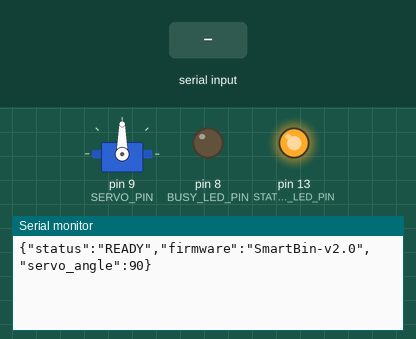
Recording of a sketch running on a simulated Arduino Uno, built with avr-gcc and run on an emulated ATmega328P. Parts: servo, output pins drawn as LEDs (lit = HIGH), the last lines printed to the serial monitor. The inputs (shaded band) are chosen by the test bench.

Above: at 1.2 s.
1.3 s: "PING\n" received over Serial
At 2.0 s:
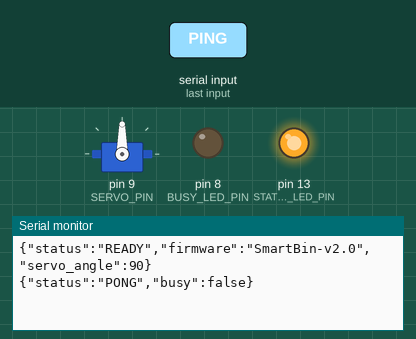
2.8 s: "SORT:\n" received over Serial
At 4.0 s:
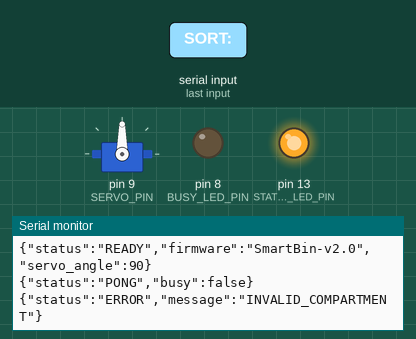
4.3 s: "RESET\n" received over Serial
At 5.4 s:
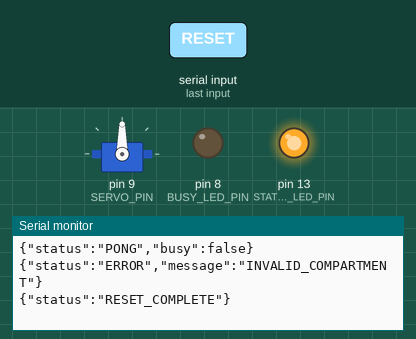

The sketch:

smartbin_servo.ino
```cpp
/*
 * SmartBin AI v2 — Industrial Arduino Multi-Compartment Servo Firmware
 * Controls 4-compartment sorting flaps:
 *   1 = Recyclable (Angle 30°)
 *   2 = Compost (Angle 90°)
 *   3 = Landfill (Angle 150°)
 *   4 = Reject (Angle 0°)
 * Includes serial command protocol, checksum validation, debounce, and status telemetry.
 */

#include <Servo.h>

// Pin Definitions
const int SERVO_PIN = 9;
const int STATUS_LED_PIN = 13;
const int BUSY_LED_PIN = 8;

// Servo Angles for Bins
const int ANGLE_HOME = 90;
const int ANGLE_RECYCLABLE = 30;
const int ANGLE_COMPOST = 90;
const int ANGLE_LANDFILL = 150;
const int ANGLE_REJECT = 0;

// Configuration
const unsigned long DWELL_TIME_MS = 1500;  // Open time before returning home
const long SERIAL_BAUD = 115200;

Servo binServo;
bool isMoving = false;
unsigned long moveStartTime = 0;
int currentTargetCompartment = 0;

void setup() {
  Serial.begin(SERIAL_BAUD);
  pinMode(STATUS_LED_PIN, OUTPUT);
  pinMode(BUSY_LED_PIN, OUTPUT);

  binServo.attach(SERVO_PIN);
  binServo.write(ANGLE_HOME);
  digitalWrite(STATUS_LED_PIN, HIGH);
  digitalWrite(BUSY_LED_PIN, LOW);

  // Ready signal: JSON format
  Serial.println("{\"status\":\"READY\",\"firmware\":\"SmartBin-v2.0\",\"servo_angle\":90}");
}

void loop() {
  // Check for incoming serial commands: e.g. "SORT:1\n" or "PING\n"
  if (Serial.available() > 0) {
    String command = Serial.readStringUntil('\n');
    command.trim();

    if (command == "PING") {
      Serial.println("{\"status\":\"PONG\",\"busy\":" + String(isMoving ? "true" : "false") + "}");
    }
    else if (command.startsWith("SORT:")) {
      int compartment = command.substring(5).toInt();
      actuateCompartment(compartment);
    }
    else if (command == "RESET") {
      binServo.write(ANGLE_HOME);
      isMoving = false;
      digitalWrite(BUSY_LED_PIN, LOW);
      Serial.println("{\"status\":\"RESET_COMPLETE\"}");
    }
  }

  // Handle Dwell Timer to return servo back to home position
  if (isMoving && (millis() - moveStartTime >= DWELL_TIME_MS)) {
    binServo.write(ANGLE_HOME);
    isMoving = false;
    digitalWrite(BUSY_LED_PIN, LOW);
    Serial.println("{\"status\":\"SORT_COMPLETED\",\"compartment\":" + String(currentTargetCompartment) + "}");
    currentTargetCompartment = 0;
  }
}

void actuateCompartment(int comp) {
  if (isMoving) {
    Serial.println("{\"status\":\"ERROR\",\"message\":\"BUSY_SORTING\"}");
    return;
  }

  int targetAngle = ANGLE_HOME;
  switch (comp) {
    case 1:
      targetAngle = ANGLE_RECYCLABLE;
      break;
    case 2:
      targetAngle = ANGLE_COMPOST;
      break;
    case 3:
      targetAngle = ANGLE_LANDFILL;
      break;
    case 4:
      targetAngle = ANGLE_REJECT;
      break;
    default:
      Serial.println("{\"status\":\"ERROR\",\"message\":\"INVALID_COMPARTMENT\"}");
      return;
  }

  currentTargetCompartment = comp;
  isMoving = true;
  moveStartTime = millis();
  digitalWrite(BUSY_LED_PIN, HIGH);
  binServo.write(targetAngle);

  Serial.println("{\"status\":\"ACTUATING\",\"compartment\":" + String(comp) + ",\"angle\":" + String(targetAngle) + "}");
}
```

Measured:
- after the input at 1.3 s, the serial monitor: prints a new line at once (image 1)
- after the input at 2.8 s, the serial monitor: prints a new line at once (image 2)
- after the input at 4.3 s, the serial monitor: prints a new line at once (image 3)
